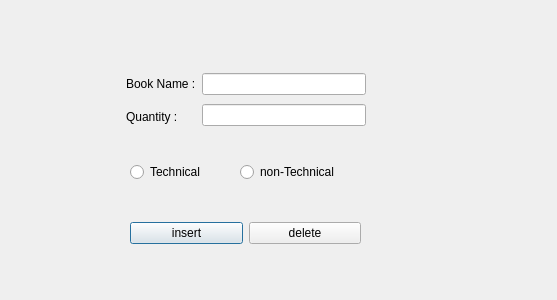
<?xml version="1.0" encoding="UTF-8"?>
<ui version="4.0">
 <class>Dialog</class>
 <widget class="QDialog" name="Dialog">
  <property name="geometry">
   <rect>
    <x>0</x>
    <y>0</y>
    <width>557</width>
    <height>300</height>
   </rect>
  </property>
  <property name="windowTitle">
   <string>Dialog</string>
  </property>
  <widget class="QWidget" name="layoutWidget">
   <property name="geometry">
    <rect>
     <x>126</x>
     <y>70</y>
     <width>240</width>
     <height>60</height>
    </rect>
   </property>
   <layout class="QHBoxLayout" name="horizontalLayout">
    <item>
     <layout class="QVBoxLayout" name="verticalLayout">
      <item>
       <widget class="QLabel" name="newBook">
        <property name="text">
         <string>Book Name :</string>
        </property>
       </widget>
      </item>
      <item>
       <widget class="QLabel" name="newBook_count">
        <property name="text">
         <string>Quantity :</string>
        </property>
       </widget>
      </item>
     </layout>
    </item>
    <item>
     <layout class="QVBoxLayout" name="verticalLayout_2">
      <item>
       <widget class="QLineEdit" name="lineEdit1"/>
      </item>
      <item>
       <widget class="QLineEdit" name="lineEdit_2"/>
      </item>
     </layout>
    </item>
   </layout>
  </widget>
  <widget class="QWidget" name="layoutWidget_2">
   <property name="geometry">
    <rect>
     <x>130</x>
     <y>220</y>
     <width>231</width>
     <height>27</height>
    </rect>
   </property>
   <layout class="QHBoxLayout" name="horizontalLayout_2">
    <item>
     <widget class="QPushButton" name="insertButton">
      <property name="text">
       <string>insert</string>
      </property>
     </widget>
    </item>
    <item>
     <widget class="QPushButton" name="deleteButton">
      <property name="text">
       <string>delete</string>
      </property>
     </widget>
    </item>
   </layout>
  </widget>
  <widget class="QWidget" name="">
   <property name="geometry">
    <rect>
     <x>130</x>
     <y>160</y>
     <width>214</width>
     <height>25</height>
    </rect>
   </property>
   <layout class="QHBoxLayout" name="horizontalLayout_3">
    <item>
     <widget class="QRadioButton" name="radioButtonTech">
      <property name="text">
       <string>Technical</string>
      </property>
     </widget>
    </item>
    <item>
     <widget class="QRadioButton" name="radioButtonNonTech">
      <property name="text">
       <string>non-Technical</string>
      </property>
     </widget>
    </item>
   </layout>
  </widget>
 </widget>
 <resources/>
 <connections/>
</ui>
